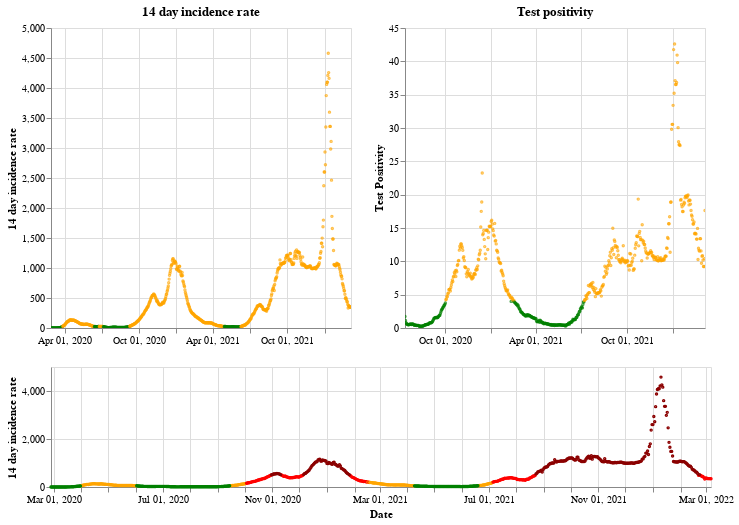

The code cell stored with this chart in its notebook:
### Markdown cell above
## Wales

### Code cell
plot_traffic_light('Wales')

### Figure 1 — Vega-Lite specification as saved in the notebook (floating-point values rounded to 4 significant figures; data arrays with more than 128 entries replaced by an {"elided": "..."} marker saying what was removed)
{"config": {"view": {"continuousWidth": 400, "continuousHeight": 300}}, "vconcat": [{"hconcat": [{"mark": {"type": "point", "size": 2}, "encoding": {"color": {"condition": {"value": "green", "test": "(datum.twoWeeklyCasesRate <= 25)"}, "value": "orange"}, "tooltip": [{"type": "nominal", "field": "areaName"}, {"type": "temporal", "field": "date"}, {"type": "quantitative", "field": "twoWeeklyCasesRate"}, {"type": "quantitative", "field": "testPositivity"}], "x": {"type": "temporal", "axis": {"title": ""}, "field": "date", "scale": {"domain": {"selection": "DateBrush"}}, "timeUnit": "yearmonthdate"}, "y": {"type": "quantitative", "axis": {"title": "14 day incidence rate"}, "field": "twoWeeklyCasesRate"}}, "title": "14 day incidence rate", "width": 300}, {"mark": {"type": "point", "size": 2}, "encoding": {"color": {"condition": {"value": "green", "test": "(datum.testPositivity <= 4)"}, "value": "orange"}, "tooltip": [{"type": "nominal", "field": "areaName"}, {"type": "temporal", "field": "date"}, {"type": "quantitative", "field": "twoWeeklyCasesRate"}, {"type": "quantitative", "field": "testPositivity"}], "x": {"type": "temporal", "axis": {"title": ""}, "field": "date", "scale": {"domain": {"selection": "DateBrush"}}, "timeUnit": "yearmonthdate"}, "y": {"type": "quantitative", "axis": {"title": "Test Positivity"}, "field": "testPositivity"}}, "title": "Test positivity", "width": 300}]}, {"layer": [{"mark": {"type": "point", "size": 2}, "encoding": {"color": {"condition": {"value": "orange", "test": "(((datum.testPositivity < 4) && (datum.twoWeeklyCasesRate >= 50)) && (datum.twoWeeklyCasesRate < 200))"}, "value": "red"}, "opacity": {"condition": {"value": 1, "test": "((datum.twoWeeklyCasesRate >= 50) && (datum.twoWeeklyCasesRate < 500))"}, "value": 0}, "tooltip": [{"type": "nominal", "field": "areaName"}, {"type": "temporal", "field": "date"}, {"type": "quantitative", "field": "twoWeeklyCasesRate"}, {"type": "quantitative", "field": "testPositivity"}], "x": {"type": "temporal", "axis": {"title": "Date"}, "field": "date", "timeUnit": "yearmonthdate"}, "y": {"type": "quantitative", "axis": {"title": "14 day incidence rate"}, "field": "twoWeeklyCasesRate"}}, "selection": {"DateBrush": {"type": "interval", "encodings": ["x"], "fields": ["Time"]}}}, {"mark": {"type": "point", "size": 2}, "encoding": {"color": {"value": "darkred"}, "opacity": {"condition": {"value": 1, "test": "(datum.twoWeeklyCasesRate >= 500)"}, "value": 0}, "tooltip": [{"type": "nominal", "field": "areaName"}, {"type": "temporal", "field": "date"}, {"type": "quantitative", "field": "twoWeeklyCasesRate"}, {"type": "quantitative", "field": "testPositivity"}], "x": {"type": "temporal", "axis": {"title": "Date"}, "field": "date", "timeUnit": "yearmonthdate"}, "y": {"type": "quantitative", "axis": {"title": "14 day incidence rate"}, "field": "twoWeeklyCasesRate"}}}, {"mark": {"type": "point", "size": 2}, "encoding": {"color": {"condition": {"value": "green", "test": "((datum.testPositivity < 4) && (datum.twoWeeklyCasesRate < 50))"}, "value": "orange"}, "opacity": {"condition": {"value": 1, "test": "(datum.twoWeeklyCasesRate < 50)"}, "value": 0}, "tooltip": [{"type": "nominal", "field": "areaName"}, {"type": "temporal", "field": "date"}, {"type": "quantitative", "field": "twoWeeklyCasesRate"}, {"type": "quantitative", "field": "testPositivity"}], "x": {"type": "temporal", "axis": {"title": "Date"}, "field": "date", "timeUnit": "yearmonthdate"}, "y": {"type": "quantitative", "axis": {"title": "14 day incidence rate"}, "field": "twoWeeklyCasesRate"}}}], "height": 120, "width": 660}], "data": {"name": "data-de127b3cfc519d1f1dceea57422c6d57"}, "$schema": "https://vega.github.io/schema/vega-lite/v4.8.1.json", "datasets": {"data-de127b3cfc519d1f1dceea57422c6d57": {"elided": "740 records"}}}
